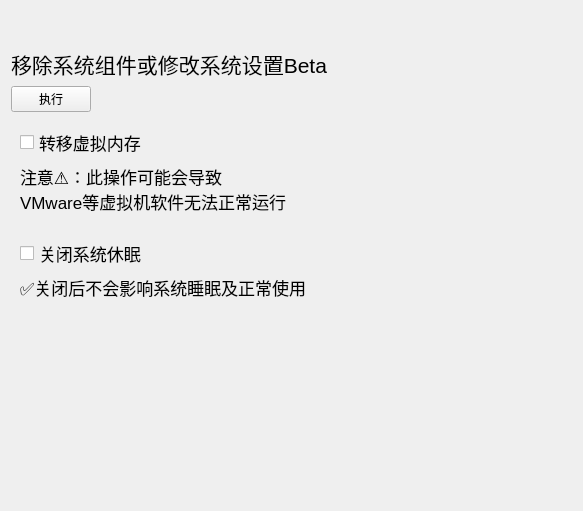
<?xml version="1.0" encoding="UTF-8"?>
<ui version="4.0">
 <class>Form</class>
 <widget class="QWidget" name="Form">
  <property name="geometry">
   <rect>
    <x>0</x>
    <y>0</y>
    <width>583</width>
    <height>511</height>
   </rect>
  </property>
  <property name="windowTitle">
   <string>Form</string>
  </property>
  <layout class="QGridLayout" name="gridLayout_3">
   <item row="0" column="0">
    <widget class="QLabel" name="label_4">
     <property name="minimumSize">
      <size>
       <width>0</width>
       <height>31</height>
      </size>
     </property>
     <property name="text">
      <string/>
     </property>
    </widget>
   </item>
   <item row="1" column="0">
    <widget class="TitleLabel" name="label_3">
     <property name="font">
      <font>
       <pointsize>16</pointsize>
      </font>
     </property>
     <property name="text">
      <string>移除系统组件或修改系统设置Beta</string>
     </property>
    </widget>
   </item>
   <item row="2" column="0">
    <layout class="QHBoxLayout" name="horizontalLayout">
     <item>
      <widget class="PrimaryPushButton" name="pushButton">
       <property name="text">
        <string>执行</string>
       </property>
      </widget>
     </item>
     <item>
      <spacer name="horizontalSpacer">
       <property name="orientation">
        <enum>Qt::Horizontal</enum>
       </property>
       <property name="sizeHint" stdset="0">
        <size>
         <width>40</width>
         <height>20</height>
        </size>
       </property>
      </spacer>
     </item>
    </layout>
   </item>
   <item row="3" column="0">
    <widget class="CardWidget" name="widget" native="true">
     <layout class="QGridLayout" name="gridLayout">
      <item row="0" column="0">
       <widget class="CheckBox" name="checkBox">
        <property name="font">
         <font>
          <pointsize>13</pointsize>
         </font>
        </property>
        <property name="text">
         <string>转移虚拟内存</string>
        </property>
       </widget>
      </item>
      <item row="1" column="0">
       <widget class="CaptionLabel" name="label">
        <property name="font">
         <font>
          <pointsize>13</pointsize>
         </font>
        </property>
        <property name="text">
         <string>注意⚠：此操作可能会导致
VMware等虚拟机软件无法正常运行</string>
        </property>
       </widget>
      </item>
     </layout>
    </widget>
   </item>
   <item row="4" column="0">
    <widget class="CardWidget" name="widget_2" native="true">
     <layout class="QGridLayout" name="gridLayout_2">
      <item row="0" column="0">
       <widget class="CheckBox" name="checkBox_2">
        <property name="font">
         <font>
          <pointsize>13</pointsize>
         </font>
        </property>
        <property name="text">
         <string>关闭系统休眠</string>
        </property>
       </widget>
      </item>
      <item row="1" column="0">
       <widget class="CaptionLabel" name="label_2">
        <property name="font">
         <font>
          <pointsize>13</pointsize>
         </font>
        </property>
        <property name="text">
         <string>✅关闭后不会影响系统睡眠及正常使用</string>
        </property>
       </widget>
      </item>
     </layout>
    </widget>
   </item>
   <item row="5" column="0">
    <spacer name="verticalSpacer">
     <property name="orientation">
      <enum>Qt::Vertical</enum>
     </property>
     <property name="sizeHint" stdset="0">
      <size>
       <width>20</width>
       <height>40</height>
      </size>
     </property>
    </spacer>
   </item>
  </layout>
 </widget>
 <customwidgets>
  <customwidget>
   <class>CardWidget</class>
   <extends>QWidget</extends>
   <header>qfluentwidgets</header>
   <container>1</container>
  </customwidget>
  <customwidget>
   <class>TitleLabel</class>
   <extends>QLabel</extends>
   <header>qfluentwidgets</header>
  </customwidget>
  <customwidget>
   <class>CaptionLabel</class>
   <extends>QLabel</extends>
   <header>qfluentwidgets</header>
  </customwidget>
  <customwidget>
   <class>CheckBox</class>
   <extends>QCheckBox</extends>
   <header>qfluentwidgets</header>
  </customwidget>
  <customwidget>
   <class>PrimaryPushButton</class>
   <extends>QPushButton</extends>
   <header>qfluentwidgets</header>
  </customwidget>
 </customwidgets>
 <resources/>
 <connections/>
</ui>
